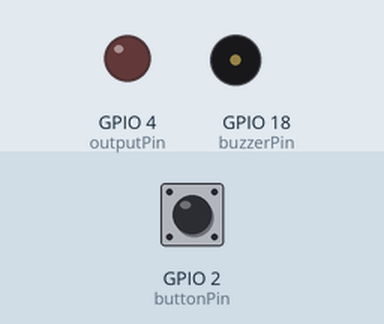
This program was run on a simulated ESP32. Shown: output pins drawn as LEDs (lit = HIGH), buzzer (waves = sounding). The inputs (shaded band) are chosen by the test bench; at power-on: GPIO 2 (buttonPin) LOW.

Above: at 1.2 s.
1.3 s: GPIO 2 (buttonPin) pulled HIGH for 0.15 s
At 2.6 s:
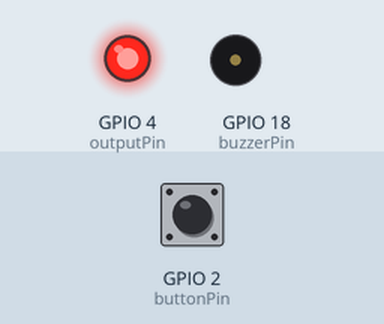
2.9 s: GPIO 2 (buttonPin) pulled HIGH for 1 s
At 3.9 s:
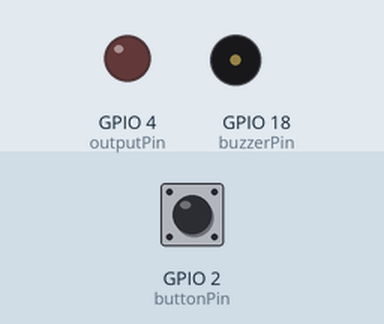
5.4 s: GPIO 2 (buttonPin) pulled HIGH for 3.2 s
At 5.8 s:
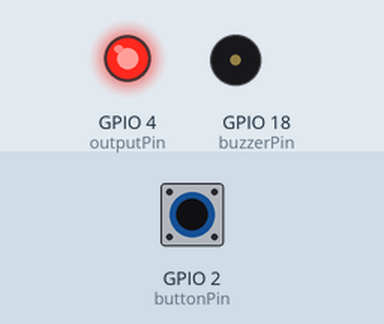
Timing chart, 0 to 8.4 s (numbered marks = the images above; inputs shaded):
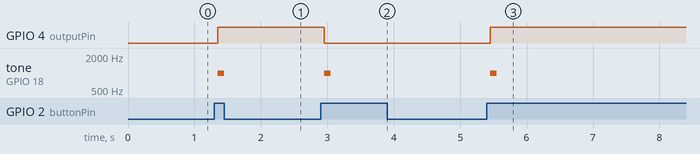

The program:

main.cpp
```cpp
#include <Arduino.h>

const uint8_t buttonPin = 2;
const uint8_t outputPin = 4;
const uint8_t buzzerPin = 18;

unsigned long lastDebounceTime = 0;
const unsigned long debounceDelay = 50;

int buttonState = LOW;
int lastButtonReading = LOW;

// Beep en el zumbador (compatible con core 2.x y 3.x)
void beep(int freq, int ms) {
#if ESP_ARDUINO_VERSION_MAJOR >= 3
  ledcWriteTone(buzzerPin, freq);
  delay(ms);
  ledcWriteTone(buzzerPin, 0);
#else
  ledcWriteTone(0, freq);
  delay(ms);
  ledcWriteTone(0, 0);
#endif
}

void setup() {
  Serial.begin(115200);
  pinMode(outputPin, OUTPUT);
  pinMode(buttonPin, INPUT);
  digitalWrite(outputPin, LOW);

#if ESP_ARDUINO_VERSION_MAJOR >= 3
  ledcAttach(buzzerPin, 2000, 8);
#else
  ledcSetup(0, 2000, 8);
  ledcAttachPin(buzzerPin, 0);
#endif
}

void loop() {
  int reading = digitalRead(buttonPin);

  if (reading != lastButtonReading) {
    lastDebounceTime = millis();
  }

  if ((millis() - lastDebounceTime) > debounceDelay) {
    if (reading != buttonState) {
      buttonState = reading;

      if (buttonState == HIGH) {
        int newState = !digitalRead(outputPin);
        digitalWrite(outputPin, newState);

        beep(1000, 100);  // ADICIONAL: beep de confirmación
      }
    }
  }

  lastButtonReading = reading;
}
```

Measured:
- after the input at 1.3 s, GPIO 4 (outputPin): LOW → HIGH after 0.05 s; tone on GPIO 18 (buzzerPin): silent → 1000 Hz after 0.05 s, → silent 0.10 s later
- after the input at 2.9 s, GPIO 4 (outputPin): HIGH → LOW after 0.05 s; tone on GPIO 18 (buzzerPin): silent → 1000 Hz after 0.05 s, → silent 0.10 s later
- after the input at 5.4 s, GPIO 4 (outputPin): LOW → HIGH after 0.05 s; tone on GPIO 18 (buzzerPin): silent → 1000 Hz after 0.05 s, → silent 0.10 s later
